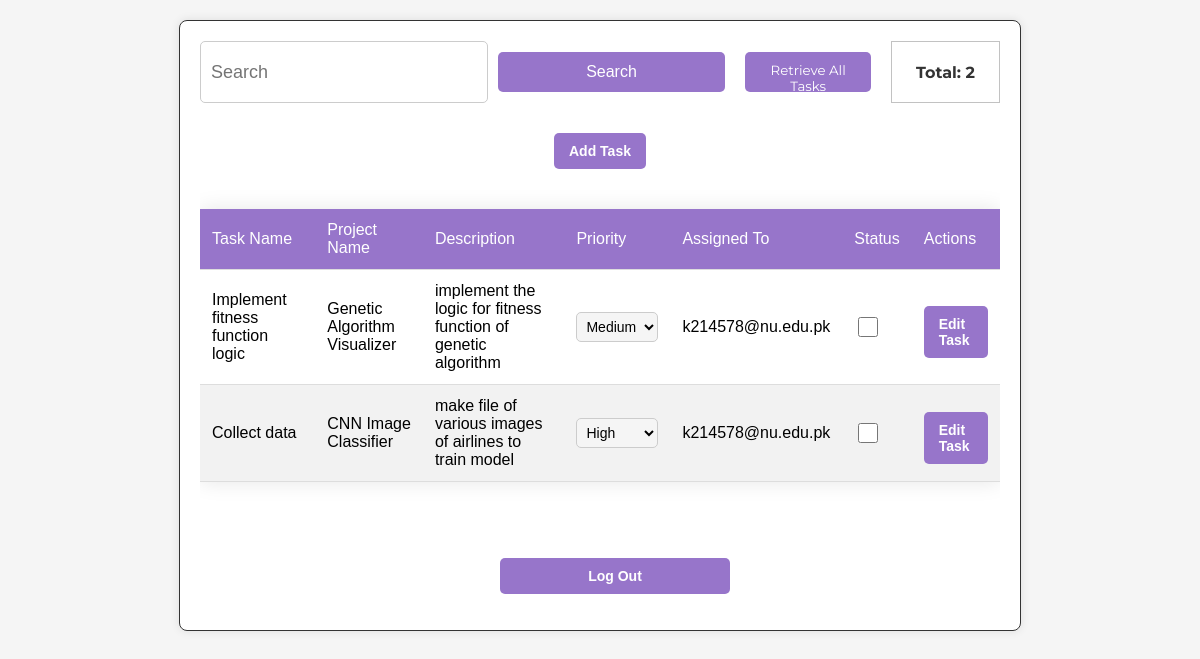
The app's page /todolist/tasks/ (signed in) with its own data.
### tdapp/models.py (models this page shows, shortened)
class Task(models.Model):
    task_id = models.AutoField(primary_key=True)
    task_name = models.CharField(max_length=255)
    project_name = models.ForeignKey(Project, on_delete=models.CASCADE , null=False, default=False)
    description = models.TextField()
    priority = models.CharField(max_length=10, choices=[('high', 'High'), ('medium', 'Medium'), ('low', 'Low')])
    completed = models.BooleanField(default=False)
    assigned_to = models.ForeignKey(settings.AUTH_USER_MODEL, on_delete=models.CASCADE, null=False, default=False)

class Project(models.Model):
    project_id = models.AutoField(primary_key=True)
    project_name = models.CharField(max_length=255)
    description = models.TextField()

class CustomUser(AbstractUser):
    username = None
    email = models.EmailField(_("email address"), unique=True)
    USERNAME_FIELD = "email"
    REQUIRED_FIELDS = []
    objects = CustomUserManager()

### tdapp/views.py (the view)
# urls.py: path('tasks/', task_list, name='task-list'),
@login_required
def task_list(request):
    if request.user.is_superuser:
        tasks = Task.objects.all().order_by('project_name')
    else:
        tasks = Task.objects.filter(assigned_to=request.user).order_by('project_name')
    return render(request, 'admin/task-list.html', {'tasks': tasks})

### templates/admin/task-list.html (shortened to what this page needs)
{% extends "base.html" %}
{% block extra_css %}
<link rel="stylesheet" href="https://cdnjs.cloudflare.com/ajax/libs/font-awesome/6.0.0/css/all.min.css">
{% endblock %}
{% block content %}
<div id="vanta-container"></div>
<div class="container">
{% if user.is_authenticated %}
    <div class="form-container">
        <form id="search-form" class="search_field">
            <input id="search-input" type="text" class="input-search" placeholder="Search" />
            <button type="submit" class="search-button">Search</button>
        </form>
        <button class="retrieve-all-button">Retrieve All Tasks</button>
        <div class="total-records-indicator">Total: {{ tasks.count }}</div>
    </div>
    {% if user.is_superuser %}
        <div class="row">
            <a href="{% url 'add-task' %}" class="btn btn-primary">Add Task</a>
        </div>
        <div class="table-container">
            <table class="table">
                <thead>
                    <tr>
                        <th>Task Name</th>
                        <th>Project Name</th>
                        <th>Description</th>
                        <th>Priority</th>
                        <th>Assigned To</th>
                        <th>Status</th>
                        <th>Actions</th>
                    </tr>
                </thead>
                <tbody>
                    {% for task in tasks %}
                        <tr>
                            <td>{{ task.task_name }}</td>
                            <td>{{ task.project_name.project_name }}</td>
                            <td>{{ task.description }}</td>
                            <td>
                                <select class="priority-select" data-task-id="{{ task.task_id }}">
                                    <option value="high" {% if task.priority == 'high' %}selected{% endif %}>High</option>
                                    <option value="medium" {% if task.priority == 'medium' %}selected{% endif %}>Medium</option>
                                </select>
                            </td>
                            <td>{{ task.assigned_to.email }}</td>
                            <td>
                                <input type="checkbox" class="status-checkbox" data-task-id="{{ task.task_id }}" {% if task.completed %}checked{% endif %}>
                            </td>
                            <td>
                                <a href="{% url 'edit-task' task.task_id %}" class="btn btn-primary">Edit Task</a>
                            </td>
                        </tr>
                    {% endfor %}
                </tbody>
            </table>
        </div>
    {% endif %}
    <p><a href="{% url 'logout' %}" class="logout">Log Out</a></p>
{% else %}
    <p>You are not logged in.</p>
    <a href="{% url 'login' %}">Log In</a> |
    <a href="{% url 'signup' %}">Sign Up</a>
{% endif %}
</div>
{% endblock %}

### templates/base.html (shortened to what this page needs)
<!DOCTYPE html>
{% load static %}
<html>
<head>
    <link rel="stylesheet" href="{% static 'css/style.css' %}" />
    {% block extra_css %}{% endblock %}
</head>
<body>
  <main>
    {% block content %}
    {% endblock %}
  </main>
</body>
</html>

### assets/static/css/style.css (style rules this page uses)
body { font-family: Arial, sans-serif; background-color: #3f1cbd; margin: 0; padding: 0; }

### templates/base.html (style rules this page uses)
body { font-family: 'Segoe UI', Tahoma, Geneva, Verdana, sans-serif; padding: 0% 5%; justify-content: center; align-items: center; max-width: 100%; overflow-x: hidden; background-color: white; margin: 0px; }
a { border-color: #003b66; background-color: transparent; border-width: 10px; display: block; padding: 8px; text-decoration: none; color: black; font-weight: bold; }
.container { padding: 30px; width: 100%; max-width: 900px; }
.row { display: flex; justify-content: center; align-items: center; width: 100%; background-color: transparent; margin-top: 10px; margin-bottom: 10px; }
.table-container { display: flex; justify-content: center; margin-top: 20px; }
table { background-color: #fff; width: auto; overflow-x: auto; overflow-y: auto; margin-left: auto; margin-right: auto; display: block; margin-bottom: 50px; border-collapse: collapse; box-shadow: 0 0 20px rgba(0, 0, 0, 0.1); }
table thead { overflow: hidden; position: sticky; top: 0; }
table tbody { overflow-y: auto; }
table th, table td { padding: 12px 15px; text-align: left; height: 15px; }
table th { background-color: #003b66; color: #fff; font-weight: 500; position: sticky; top: 0; }
table tbody tr:nth-child(even) { background-color: #f2f2f2; }
select, span { padding: 8px 12px; font-size: 14px; }
.total-records-indicator { border-width: 0px; border-style: solid; background-color: white; color: black; border-color: #c2c2c2; height: 20px; width: 80px; border-width: 1px; padding: 10px 20px; font-family: 'Montserrat', sans-serif; justify-content: center; text-align: center; align-items: center; }
.retrieve-all-button { border-width: 0px; border-style: solid; color: white; background-color: #003b66; border-color: #003b66; border-width: 1px; padding: 10px 20px; font-family: 'Montserrat', sans-serif; justify-content: center; align-items: center; transition: 0.3s; }
.search_field { display: flex; align-items: center; position: relative; width: 100%; }
.search-button { padding: 10px; border: 1px solid #ccc; background-color: #003b66; color: white; font-size: 16px; cursor: pointer; width: 50%; }
.input-search { font-size: 18px; padding: 5px 10px; height: 30px; width: 100%; padding-left: 35px; outline: none; background: #FFFFFF; color: #000000; border: 1px solid #C4D1EB; box-shadow: 3 }
@media screen and (min-width: 600px) { .search_field { width: 80%; } }
@media screen and (min-width: 600px) { .search-button { width: 80%; } }

### records on screen
Task: task_name "Implement fitness function logic", project_name.project_name "Genetic Algorithm Visualizer", description "implement the logic for fitness function of genetic algorithm", priority+task_id "Medium", assigned_to.email "k214578@nu.edu.pk"
Task: task_name "Collect data", project_name.project_name "CNN Image Classifier", description "make file of various images of airlines to train model", priority+task_id "High", assigned_to.email "k214578@nu.edu.pk"

### other values on screen
{{ tasks.count }} "2"
